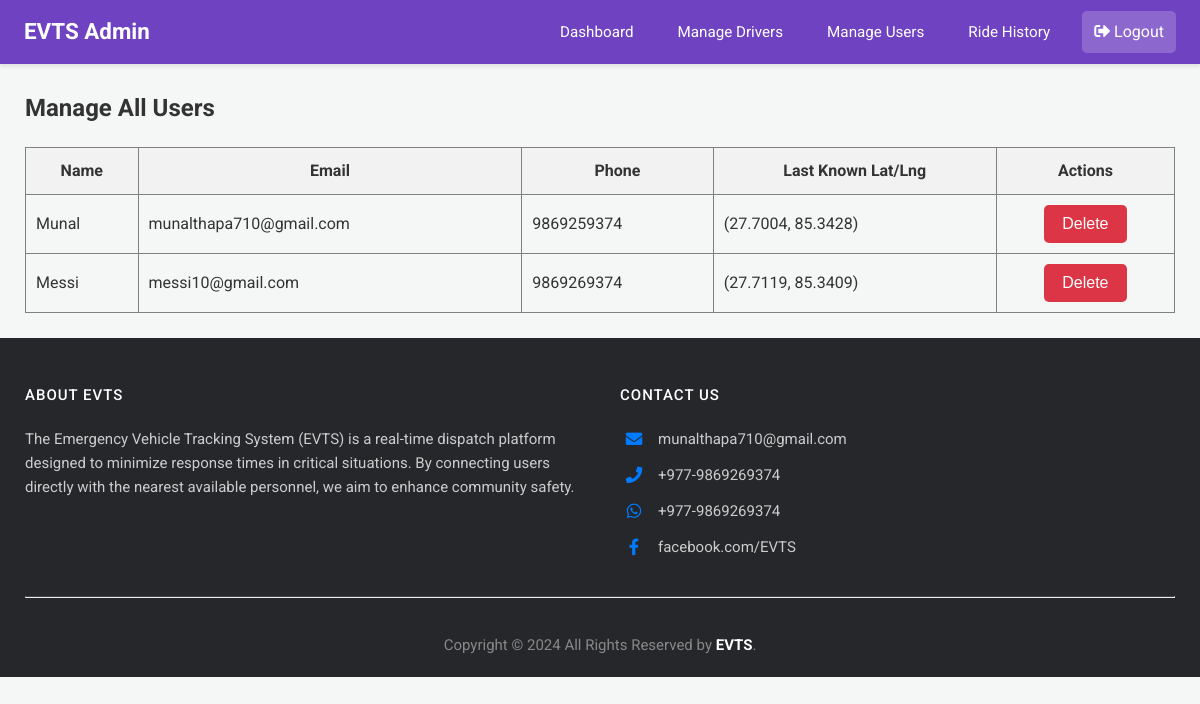
Before: /admin/manage-users (signed in) with the older database file.
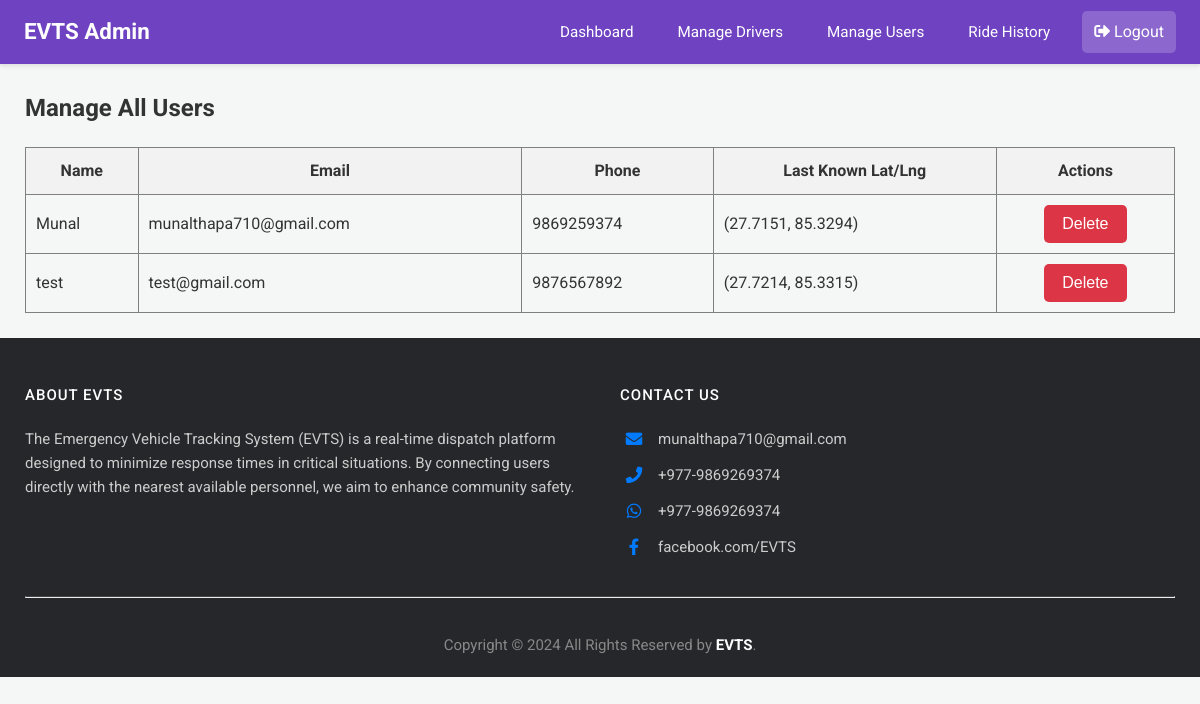
After: the same page with the newer database file.
### app.py (models this page shows)
class User(db.Model):
    email = db.Column(db.String(120), primary_key=True)
    name = db.Column(db.String(100))
    phone = db.Column(db.String(15))
    password = db.Column(db.String(256)) # Increased length for hash
    latitude = db.Column(db.Float, nullable=True)
    longitude = db.Column(db.Float, nullable=True)

### app.py (the view)
@app.route('/admin/manage-users')
@login_required_admin
def manage_users():
    admin = Admin.query.get(session['admin'])
    all_users = User.query.all()
    response = make_response(render_template('admin_manage_users.html', admin=admin, users=all_users))
    return add_no_cache_to_response(response)

### app.py (called while the page is built)
def login_required_admin(f):
    @wraps(f)
    def decorated_function(*args, **kwargs):
        if 'admin' not in session:
            flash("Admin access required.", "error")
            return redirect(url_for('login'))
        return f(*args, **kwargs)
    return decorated_function

def add_no_cache_to_response(response):
    response.headers["Cache-Control"] = "no-cache, no-store, must-revalidate, public, max-age=0"
    response.headers["Pragma"] = "no-cache"
    response.headers["Expires"] = "0"
    return response

### templates/admin_manage_users.html (shortened to what this page needs)
{% extends 'admin_base.html' %}
{% block content %}
<h2>Manage All Users</h2>
<table border="1" style="width: 100%; border-collapse: collapse; margin-top: 20px;">
    <thead>
        <tr style="background-color: #f2f2f2;">
            <th style="padding: 10px;">Name</th>
            <th style="padding: 10px;">Email</th>
            <th style="padding: 10px;">Phone</th>
            <th style="padding: 10px;">Last Known Lat/Lng</th>
            <th style="padding: 10px;">Actions</th>
        </tr>
    </thead>
    <tbody>
    {% for user in users %}
    <tr id="user-row-{{ user.email.replace('@', '_').replace('.', '_') }}">
        <td style="padding: 10px;">{{ user.name }}</td>
        <td style="padding: 10px;">{{ user.email }}</td>
        <td style="padding: 10px;">{{ user.phone }}</td>
        <td style="padding: 10px;">
            {% if user.latitude and user.longitude %}
                ({{ user.latitude|round(4) }}, {{ user.longitude|round(4) }})
            {% else %}
                Not Set
            {% endif %}
        </td>
        <td style="padding: 10px; text-align: center;">
            <button class="btn-cancel" onclick="deleteUser('{{ user.email }}')">
                Delete
            </button>
        </td>
    </tr>
    {% endfor %}
    </tbody>
</table>
{% endblock %}

Changed rows visible on the page:
removed User: name "Messi", email "messi10@gmail.com", phone "9869269374", latitude "27.7119", longitude "85.3409"
changed User "Munal": latitude "27.7004" → "27.7151"; longitude "85.3428" → "85.3294"
added User: name "test", email "test@gmail.com", phone "9876567892", latitude "27.7214", longitude "85.3315"
